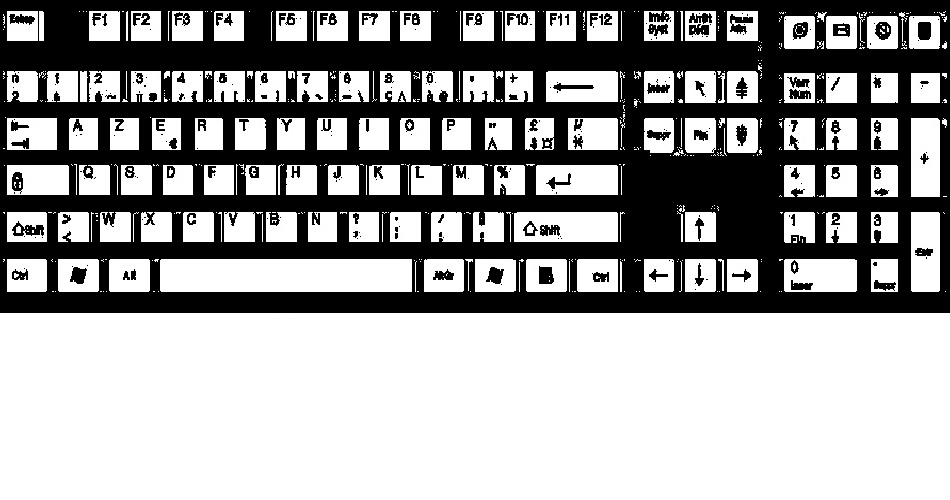
#> input picture azerty-bw.jpg, 950 x 500 px; its folder holds only this picture in this run
$ python -i paper_writing.py   (imports and definitions only)   (older library calls are emulated)
#> lines starting #> are read from the running program, lines starting #| are printed output that depends on the picture; after the words box and inside, x2 and y2 are one past the last pixel; in counts of white or black regions, pixels touching at a corner belong together
#> further down, picture is the input picture: shape (500, 950, 3); min 0, max 255, mean 156.7
### paper_selection.py
"""Select a marked region from a captured RGB page using OpenCV's BGR image."""

from dataclasses import dataclass
from typing import Optional, Tuple

import cv2
import numpy as np

Bounds = Tuple[int, int, int, int]


@dataclass(frozen=True)
class PaperSelection:
    """A crop and its half-open pixel bounds in the unmodified source frame."""

    image: np.ndarray
    bounds: Optional[Bounds]
    kind: str
    reason: str = ""


def select_paper_region(frame: np.ndarray, roi: Optional[Bounds] = None, *, allow_dashed=False) -> PaperSelection:
    """Use a manual rectangle, the contents of a drawn loop, or the full page.

    Draw one oval around the required ink, leaving a gap between the writing and
    the oval. The original frame stays available for review or another selection.
    """
#> called with allow_dashed = False
    if frame.dtype != np.uint8 or frame.ndim != 3 or frame.shape[2] != 3 or not frame.size:
        raise ValueError("Select paper from a non-empty BGR image.")
    height, width = frame.shape[:2]
    if roi is not None:
        if len(roi) != 4:
            raise ValueError("A selection needs two corners.")
        ax, ay, bx, by = roi
        left, right = sorted((max(0, min(width, ax)), max(0, min(width, bx))))
        top, bottom = sorted((max(0, min(height, ay)), max(0, min(height, by))))
        if right - left < 8 or bottom - top < 8:
            raise ValueError("Drag a larger selection around the writing.")
        bounds = int(left), int(top), int(right), int(bottom)
        x0, y0, x1, y1 = bounds
        return PaperSelection(frame[y0:y1, x0:x1].copy(), bounds, "manual")
    if min(height, width) < 48:
        return PaperSelection(frame, None, "full")

    scale = min(1.0, 1100 / max(width, height))
    preview = cv2.resize(frame, None, fx=scale, fy=scale, interpolation=cv2.INTER_AREA) if scale < 1 else frame
    gray = cv2.cvtColor(preview, cv2.COLOR_BGR2GRAY)
    block = min(81, max(31, (min(gray.shape) // 10) | 1))
    ink = cv2.adaptiveThreshold(gray, 255, cv2.ADAPTIVE_THRESH_GAUSSIAN_C,
                                cv2.THRESH_BINARY_INV, block, 9)
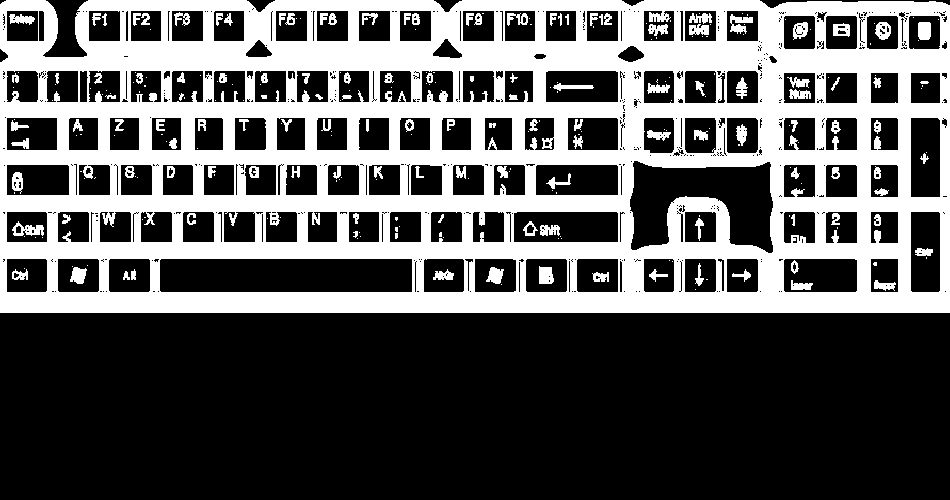
#> ink: shape (500, 950); 36.2% white; 272 white regions (144 under 20 px), largest, box (x1, y1, x2, y2) and area: (0, 0, 950, 313) 160919, (12, 221, 44, 236) 250, (730, 14, 753, 34) 241
    candidates = _loops(ink, 3)
    if allow_dashed:
        for gap in (25, 17, 9):
            dashed = _loops(ink, gap)
            if dashed:
                candidates = dashed
                break
    if len(candidates) != 1:
        reason = "multiple circles" if candidates else ""
        return PaperSelection(frame, None, "full", reason)

    contour, (x, y, w, h) = candidates[0]
    source_scale = np.array([width / gray.shape[1], height / gray.shape[0]])
    margin = max(6, round(0.035 * min(w, h) / scale))
    x0 = max(0, int(x * source_scale[0]) - margin)
    y0 = max(0, int(y * source_scale[1]) - margin)
    x1 = min(width, int(np.ceil((x + w) * source_scale[0])) + margin)
    y1 = min(height, int(np.ceil((y + h) * source_scale[1])) + margin)
    mask = np.zeros((y1 - y0, x1 - x0), dtype=np.uint8)
    local_contour = np.rint(contour * source_scale).astype(np.int32) - np.array([x0, y0], dtype=np.int32)
    cv2.drawContours(mask, [local_contour], -1, 255, cv2.FILLED)
    inset = max(1, round(2 / scale))
    mask = cv2.erode(mask, np.ones((2 * inset + 1, 2 * inset + 1), dtype=np.uint8))
    cropped = frame[y0:y1, x0:x1].copy()
    cropped[mask == 0] = 255
    return PaperSelection(cropped, (x0, y0, x1, y1), "circle")


def _loops(ink, gap):
#> called with gap = 3
    kernel = cv2.getStructuringElement(cv2.MORPH_ELLIPSE, (gap, gap))
    strokes = (cv2.morphologyEx(ink, cv2.MORPH_CLOSE, kernel) if gap == 3
               else cv2.dilate(ink, kernel))
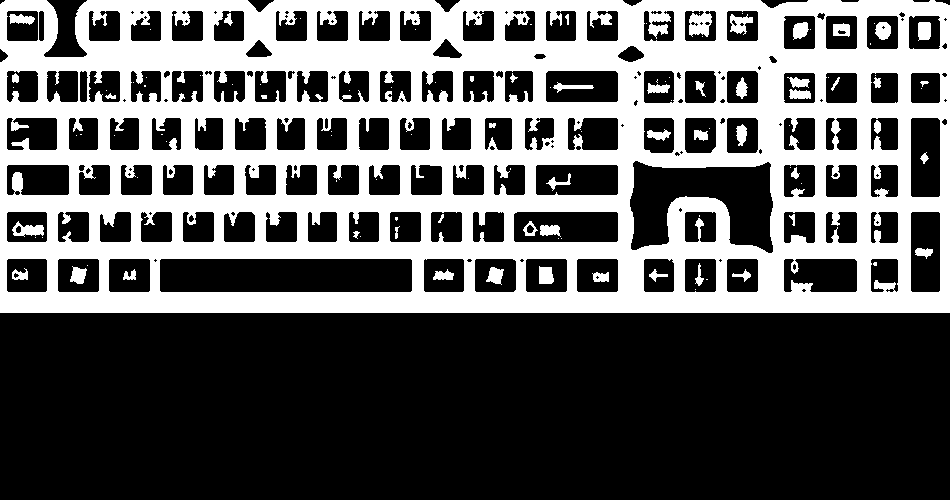
#> strokes: shape (500, 950); 37.3% white; 109 white regions (59 under 20 px)
    contours, hierarchy = cv2.findContours(strokes, cv2.RETR_TREE, cv2.CHAIN_APPROX_SIMPLE)
#> contours = 324 contours, 131 with area under 20; largest, box (x1, y1, x2, y2) and area: (0, 0, 950, 313) 293894, (159, 258, 413, 293) 8594, (629, 160, 774, 254) 8381, (513, 211, 619, 243) 3244, (535, 164, 619, 196) 2561
    if hierarchy is None:
        return []
    candidates = []
    joined = set()
    for inner, (_, _, child, parent) in enumerate(hierarchy[0]):
        if (gap == 3 and child < 0) or parent < 0 or hierarchy[0, parent, 3] >= 0 or parent in joined:
            continue
        contour = contours[inner]
        outer = contours[parent]
        if gap > 3:
            if len(outer) < 5:
                continue
            center, diameters, angle = cv2.fitEllipse(outer)
            axes = tuple(round(axis / 2 - gap / 2 - 4) for axis in diameters)
            if min(axes) < 12:
                continue
            contour = cv2.ellipse2Poly(tuple(round(v) for v in center), axes, round(angle), 0, 360, 5)
        x, y, w, h = cv2.boundingRect(contour)
        if (w < max(48, ink.shape[1] * 0.08) or h < max(24, ink.shape[0] * 0.045)
                or max(w / h, h / w) > 10):
            continue
        area = cv2.contourArea(contour)
        outer_area = cv2.contourArea(outer)
        if (not outer_area or area / outer_area < (0.64 if gap == 3 else 0.45)
                or not 0.50 <= area / (w * h) <= 0.93
                or area > ink.size * 0.78):
            continue
        if len(cv2.approxPolyDP(contour, max(1.5, 0.07 * min(w, h)), True)) < 5:
            continue
        hull_area = cv2.contourArea(cv2.convexHull(contour))
        if not hull_area or area / hull_area < 0.86:
            continue
        # A loop is a hollow stroke with separate ink inside it.
        enclosed = np.zeros((h, w), dtype=np.uint8)
        cv2.drawContours(enclosed, [contour], -1, 255, cv2.FILLED, offset=(-x, -y))
        clear_interior = cv2.erode(enclosed, np.ones((5, 5), dtype=np.uint8))
        interior_ink = cv2.countNonZero(cv2.bitwise_and(ink[y:y+h, x:x+w], clear_interior))
        if max(15, area * 0.003) <= interior_ink <= area * 0.38:
            if gap > 3:
                perimeter = np.zeros_like(ink)
                cv2.drawContours(perimeter, [contour], -1, 255, gap + 8)
                original = cv2.bitwise_and(perimeter, ink)
                _, _, stats, centroids = cv2.connectedComponentsWithStats(original)
                fragments = centroids[1:][stats[1:, cv2.CC_STAT_AREA] >= 5]
                quadrants = {(cx >= center[0], cy >= center[1]) for cx, cy in fragments}
                if len(quadrants) < 4:
                    continue
                joined.add(parent)
            candidates.append((contour, (x, y, w, h)))
#> this loop made 324 passes
#> (child, parent) on passes 1 to 3: (1, -1), (-1, 0), (-1, 0)
#> after the loop, candidates = []; joined = 0 items
    return candidates

### paper_pen.py
"""Estimate a pen tip near a tracked writing grip in camera coordinates."""

from dataclasses import dataclass

import cv2
import numpy as np


@dataclass(frozen=True)
class PenEnd:
    point: tuple  # The nib, in frame pixels.
    back: tuple  # The other end of the visible barrel.
    width: float  # Barrel width in pixels.
    colour: tuple = None  # Median hue, saturation, value of the barrel.
    held: bool = False  # True when a detected hand's thumb and index are at the barrel.
    coloured: bool = True  # Found by its colour (not as a dark shape): only then is its colour worth learning.
    tapered: bool = False  # The body was followed to its tapering point: the landmark is on the nib itself.
    cone: float = 0.0  # From the end of the barrel's colour to the point, in pixels, as last measured.


# [313 lines left out: functions hue_distance, blend_colour, _line, _barrels, capture_contains, _probe and 1 more, not called in this run]


INK_WIDTH = 2  # Ink strokes are about this wide at half scale; a barrel is much thicker.


# [313 lines left out: functions find_bars, find_pen, _evaluate_barrel, locate_pen, _centered_endpoint, draw_trajectory and 4 more, not called in this run]


def rotate_image(image, rotation):
    codes = {90: cv2.ROTATE_90_CLOCKWISE, 180: cv2.ROTATE_180, 270: cv2.ROTATE_90_COUNTERCLOCKWISE}
    return image if image is None or rotation % 360 == 0 else cv2.rotate(image, codes[rotation % 360])


# [59 lines left out: functions render_trace, find_closed_loop, not called in this run]


@dataclass(frozen=True)
class PenTip:
    point: tuple
    grip: tuple
    radius: int
    scale: float
    visual: bool


def _landmark(hand, index):
    landmarks = hand.get("landmarks") or ()
    return np.asarray(landmarks[index]["pixel"], float) if index < len(landmarks) else None


# [44 lines left out: functions pen_grip, estimate_pen_tip, not called in this run]


class OneEuro:
    """One Euro filter: steady when the pen is slow, responsive when it moves quickly."""

    # [4 lines left out: function __init__, not called in this run]

    @staticmethod
    def _alpha(dt, cutoff):
        return 1 / (1 + 1 / (2 * np.pi * cutoff * dt))

    # [11 lines left out: function __call__, not called in this run]


class PenTipTracker:
    """Smoothed pen-tip landmark per hand, with a grip-to-tip offset learned from visible shafts."""

    def __init__(self):
        self.filters, self.bias = {}, {}

    # [18 lines left out: function update, not called in this run]

### paper_writing.py
"""Collect in-memory writing evidence from synchronized RGB frames and host hand landmarks.

While a recording runs, every writing-hand sample places a smoothed pen-tip landmark
(paper_pen.PenTipTracker). A tip sample counts as pen-down only once new ink is visible
under it compared with the reference frame captured when the key was pressed, so hover
moves drop out of the trajectory. The recognition crop is the pen-down trajectory joined
with nearby new ink. A small closed circle drawn last ends the recording on its own.
"""

from collections import deque
from dataclasses import dataclass, replace
from typing import Optional

import cv2
import numpy as np

from paper_motion import sheet_motion
from paper_pen import (
    OneEuro,
    PenTip,
    PenTipTracker,
    blend_colour,
    capture_contains,
    find_bars,
    find_closed_loop,
    find_pen,
    hue_distance,
    pen_grip,
    render_strokes,
    stroke_bounds,
)
from paper_selection import PaperSelection, select_paper_region
from paper_trace import ink_strokes

INK_DELTA = 28  # Gray levels a pixel must darken against the reference frame to count as ink.
# Exposure-normalized ink tests: darkness is 1 - pixel / local paper brightness, so an
# auto-exposure or lighting change that scales the whole page does not create ink.
INK_DARK = 0.07  # New ink is at least this much darker than the paper around it ...
INK_GAIN = 0.07  # ... and darker by at least this much than the same spot before writing.
# Faint ballpoint on an overexposed page measured only 0.07-0.09 darker than the paper on the
# LVNext camera, while frame-to-frame noise stays below that in components of a few pixels.
PAPER_SHARE = 0.6  # A tip sample over a region darker than this share of the paper is off the page.


@dataclass(frozen=True)
class WritingSelection:
    page: PaperSelection
    evidence: np.ndarray = None
    trace: np.ndarray = None
    trace_reliable: bool = False
    end_marked: bool = False
    strokes: tuple = ()  # Pen-down strokes in frame coordinates, in writing order.
    rotation: int = 0  # Clockwise degrees that turn the frame upright for the writer.
    text_height: float = 0.0  # Typical glyph height in frame pixels.
    ink: np.ndarray = None  # Clean picture of the ink written in this recording (dark on white), same crop.


@dataclass
class TipSample:
    time: float
    point: tuple
    visual: bool = False
    down: Optional[bool] = None  # Unknown until the paper under the sample is visible.
    wrist: Optional[tuple] = None
    # From the pen itself (paper_pen.find_pen), not guessed from a hand: ``visual`` then says whether its
    # point was seen, or hidden by the fingers and put where the hand ends on the pen's line.
    pen: bool = False
    over: bool = False  # Taken where ink already lay: the pen passed over writing, it did not write it.
    late: bool = False  # Taken where a mark had appeared before the pen came there: the pen did not make it.


@dataclass(frozen=True)
class EndCircle:
    side: str
    start: float
    center: tuple
    radius: float


# [48 lines left out: functions _gray, paper_bounds, upright_turn, _segment_distance, not called in this run]


class WritingSession:
    # The pen's colour (hue, saturation, value), learned whenever a detected hand holds the barrel and
    # shared by all sessions; the workbench keeps it in its settings. It tells the pen from a cable.
    pen_colour = None

    def __init__(self, baseline=None, area=None, *, end_circle=True, settle=0.9, sheet=None):
        # Seconds the hand must stay off the page before a recording ends by itself. Drawings with
        # pauses between their parts (branch diagrams recorded without a key press) get longer.
        self.settle = settle
        self.pen = self.pen_seen = None  # The pen's barrel as last seen (paper_pen.PenEnd), and when.
        self.pen_filters = {}  # Smoothing of the nib per hand, like the tracker's for estimated tips.
        self.nib_trail = deque(maxlen=60)  # (time, point) of the nib, drawn as the yellow trail.
        # The sheet's outline (4 x 2 frame points). Only ink inside it counts: the desk, a keypad,
        # or a wrapper that moves is never writing. Its own edge is left out with a small margin.
        self.sheet_mask = None
        if sheet is not None and baseline is not None:
            mask = np.zeros(baseline.shape[:2], np.uint8)
            cv2.fillConvexPoly(mask, np.rint(np.asarray(sheet, float)).astype(np.int32), 1)
            edge = max(5, round(0.02 * baseline.shape[1]))  # The sheet's own edge shifts when it is pushed.
            self.sheet_mask = cv2.erode(mask, np.ones((2 * edge + 1, 2 * edge + 1), np.uint8))
        self.history = deque(maxlen=50)
        self.path = deque(maxlen=2000 if baseline is not None else 180)
        self.baseline = _gray(baseline) if baseline is not None else None
        # Full-resolution reference for thin ink under individual pen-tip samples.
        self.reference = cv2.cvtColor(baseline, cv2.COLOR_BGR2GRAY) if baseline is not None else None
        self.reference_bgr = baseline.copy() if baseline is not None else None  # For re-aligning a moved sheet.
        self.realigned = False  # True once the reference was moved onto where the sheet went.
        self.area = area
        # Some workflows (branch diagrams, copy marks) use circles as content, not as an end mark.
        self.end_circle_enabled = end_circle
        self.paper_level = None
        if self.reference is not None:
            x0, y0, x1, y1 = area or (0, 0, self.reference.shape[1], self.reference.shape[0])
            region = self.reference[y0:y1, x0:x1]
            self.paper_level = float(np.percentile(region, 90)) if region.size else 255.0
        self.last_sample = 0.0
        self.last_path = {}
        self.last_check = 0.0
        self.tips = {}
        self.tracker = PenTipTracker()
        self.current_tips = {}
        self.occluders = []
        self.occluded_at = float("-inf")
        self.end_marked = False
        self.end_circle = None
        self.finish_reason = None
        # Ink registered live. ink_count: in how many checkpoints a pixel was seen as new ink while
        # uncovered. ink_dark: its strongest darkness (0-255), which keeps the stroke's soft edges.
        self.ink_count = None
        self.ink_dark = None
        self._ink_level = None
        # Correction from the tracked pen tip to the real nib, learned from the ink (see _calibrate_tip).
        self.tip_offset = np.zeros(2)
        self._calibrated_at = 0.0
        self.gain = 1.0
        width = baseline.shape[1] if baseline is not None else 640
        self.ink_radius = max(4, round(width * 0.006))
        # Bars that lay in the picture at the key press (a cable, a ruler, a pen put down): never the pen.
        self.still_bars = find_bars(baseline, self._pen_region(baseline.shape)) if baseline is not None else []
        self._other_colour = 0  # Sightings of a held pen whose colour is not the remembered one.

    # Observation -------------------------------------------------------------------------

    # [270 lines left out: functions observe, _find_pen, _pen_region, _hand_of, _learn_colour, _pen_sample and 9 more, not called in this run]

    def _pen_followed(self, samples):
        """True when the samples mostly come from the pen itself, not from a tip guessed from a hand."""
        return len(samples) >= 3 and float(np.mean([sample.pen for sample in samples])) >= 0.6

    # [304 lines left out: functions _written, _written_in, _mark_written, _mark_samples, _writer_path, _stroke_samples and 5 more, not called in this run]

    # Selection -----------------------------------------------------------------------------------

    def select(self, frame, roi=None, *, narrow=True, marked_only=False, prefer_recent=False):
        if prefer_recent:
            selected = self._select_recording(frame, roi)
            if selected is not None and self.finish_reason is None:
                self.finish_reason = "circle" if self.end_marked else "key"
            return selected
        chosen = select_paper_region(frame, roi, allow_dashed=marked_only)
#> in select_paper_region, `candidates = _loops(ink, 3)`: candidates = []
#> in select_paper_region, `reason = "multiple circles" if candidates else ""`: reason = ''
        if chosen.reason or (marked_only and chosen.kind == "full"):
            return WritingSelection(chosen)
        changes = self._visible_changes(frame)
        if changes is None:
            return WritingSelection(chosen)
        if narrow and chosen.bounds is None:
            bounds = self._recent_bounds(changes)
            if bounds is not None:
                chosen = select_paper_region(frame, bounds)
        return WritingSelection(chosen, self._ink_crop(chosen, changes))

    def _end_center(self):
        return tuple(int(round(v)) for v in self.end_circle.center)

    def _end_erase_radius(self):
        return int(round(self.end_circle.radius * 1.4 + self.ink_radius))

    # [690 lines left out: functions _erase_end_circle, _select_recording, _trace_on_ink, _continue_lines, _follow_sheet, _sheet_track and 15 more, not called in this run]

    def hidden_mask(self, shape):
        """0/1 map of the page covered by the hand and pen, as last seen."""
        return self._occlusion_mask(shape[:2], (0, 0), grow=1.4)

    def hand_over_page(self, now):
        """True while a hand was seen in the last moments, so ink may still be covered."""
        return bool(self.occluders) and now - self.occluded_at < 0.4

    # [21 lines left out: function motion_bounds, not called in this run]

    def tip_count(self):
        return sum(len(samples) for samples in self.tips.values())

    def last_tip_time(self):
        return max((samples[-1].time for samples in self.tips.values() if samples), default=0.0)

    # [59 lines left out: functions summary, _ink_crop, _recent_bounds, ready, not called in this run]

    def _visible_changes(self, frame):
        if len(self.history) < 3 or len(self.path) < 5:
            return None
        after = _gray(frame)
        height, width = after.shape
        full_height, full_width = frame.shape[:2]
        now = self.history[-1][0]
        path = self._writer_path() if self.baseline is not None else [item for item in self.path if now - item[0] <= 10]
        if len(path) < 5:
            return None
        before = self.baseline
        if before is None:
            before = next((gray for time, gray in self.history if time >= path[0][0] - 1), self.history[0][1])
        if before.shape != after.shape:
            return None
        near_hand = np.zeros(after.shape, dtype=np.uint8)
        for _, _, (x, y), radius in path:
            cv2.circle(near_hand, (round(x * width / full_width), round(y * height / full_height)),
                       max(8, round(radius * width / full_width)), 1, -1)
        tip_reach = max(6, round(3 * self.ink_radius * width / full_width))
        for sample in self.tips.get(path[0][1], ()):
            x, y = sample.point
            cv2.circle(near_hand, (round(x * width / full_width), round(y * height / full_height)), tip_reach, 1, -1)
        if self.area:
            x0, y0, x1, y1 = self.area
            x0, x1 = round(x0 * width / full_width), round(x1 * width / full_width)
            y0, y1 = round(y0 * height / full_height), round(y1 * height / full_height)
            outside = np.ones_like(near_hand, dtype=bool)
            outside[y0:y1, x0:x1] = False
            near_hand[outside] = 0
        # Align the visible surroundings, where the new strokes have less influence.
        window = cv2.createHanningWindow((width, height), cv2.CV_32F)
        window *= 1 - cv2.GaussianBlur(near_hand.astype(np.float32), (0, 0), 9)
        (dx, dy), response = cv2.phaseCorrelate(before.astype(np.float32), after.astype(np.float32), window)
        if response < 0.24 or abs(dx) > width * 0.025 or abs(dy) > height * 0.025:
            untouched = near_hand == 0
            differences = cv2.absdiff(before, after)[untouched]
            if not differences.size or np.mean(differences > 18) > 0.015:
                return None
            dx = dy = 0
        transform = np.array([[1, 0, dx], [0, 1, dy]], dtype=np.float32)
        before = cv2.warpAffine(before, transform, (width, height), borderMode=cv2.BORDER_REPLICATE)
        # Flatten lighting before differencing so wide shadows do not become strokes.
        ink = after.astype(np.int16)
        old = before.astype(np.int16)
        ink = cv2.GaussianBlur(after, (0, 0), 8).astype(np.int16) - ink
        old = cv2.GaussianBlur(before, (0, 0), 8).astype(np.int16) - old
        visible = (ink >= 9) & (ink - old >= 9) & (near_hand != 0)
        if self.area:
            # Keys, printed graphics, and lifted hands often leave strong edges but
            # also create broad intensity changes. Only retain marks on light paper.
            backdrop = cv2.GaussianBlur(before, (0, 0), 5)
            broad_change = cv2.GaussianBlur(cv2.absdiff(before, after), (0, 0), 8)
            visible &= (backdrop >= 150) & (broad_change < 45)
        if np.count_nonzero(visible) < 20:
            return None
        changes = np.full(after.shape, 255, dtype=np.uint8)
        changes[visible] = np.clip(255 - 7 * ink[visible], 0, 255).astype(np.uint8)
        return cv2.resize(changes, (full_width, full_height), interpolation=cv2.INTER_NEAREST)

>>> import cv2
>>> picture = cv2.imread('azerty-bw.jpg')
>>> result = WritingSession().select(picture)
